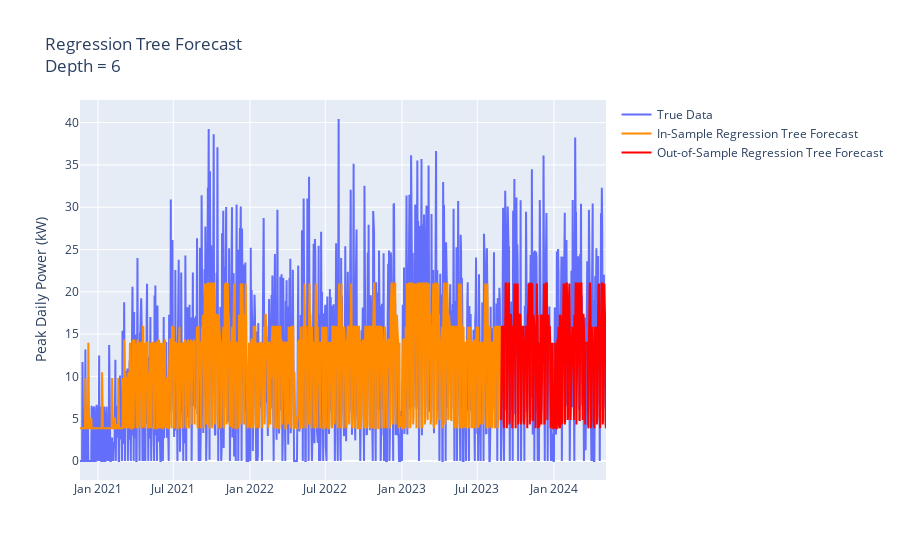

This figure's notebook cell:
### Code cell
# Create regressor object
reg_regressor = DecisionTreeRegressor(
    max_depth=grid.best_params_["estimator__max_depth"], 
    max_leaf_nodes=grid.best_params_["estimator__max_leaf_nodes"], 
    min_samples_leaf=grid.best_params_["estimator__min_samples_leaf"], 
    min_samples_split=grid.best_params_["estimator__min_samples_split"]
)

# Fit and predict model
reg_regressor.fit(X_train, Y_train)

dtree_test_predictions = reg_regressor.predict(X_test)

fig = go.Figure()
fig.add_trace(
    go.Scatter(x = dailydemand.index , y = dailydemand["peak_power_kW"], name = "True Data", hovertext=dailydemand["day"])
)
fig.add_trace(
    go.Scatter(x = X_train.index, y = reg_regressor.predict(X_train) , name = "In-Sample Regression Tree Forecast" , line= {"color":"#FF8C00"},hovertext=dailydemand["day"])
)
fig.add_trace(
    go.Scatter(x = X_test.index,
               y = dtree_test_predictions, name = "Out-of-Sample Regression Tree Forecast" , line= {"color":"Red"}, hovertext=dailydemand["day"].loc[dailydemand.index >= test.index[0]])
)
fig.update_layout({"title" : f"Regression Tree Forecast<br>Depth = {reg_regressor.get_depth()}" , "yaxis_title" : "Peak Daily Power (kW)"})
fig.show()
print(f'Train Set RMSE: {root_mean_squared_error(Y_train, reg_regressor.predict(X_train))} kW')
print(f'Test Set RMSE: {root_mean_squared_error(Y_test, dtree_test_predictions)} kW')

fig = plt.figure(figsize = (25,10))
tree.plot_tree(reg_regressor, feature_names=X_train.columns, filled=True, rounded=True)
plt.show()

### Figure 1 — Plotly figure (JSON) as saved in the notebook; plotly's stock layout.template omitted (floating-point values rounded to 4 significant figures; data arrays with more than 128 entries replaced by an {"elided": "..."} marker saying what was removed)
{"data": [{"hovertext": {"elided": "1264 str values"}, "name": "True Data", "type": "scatter", "x": {"elided": "1264 str values"}, "y": {"elided": "1264 float values"}}, {"hovertext": {"elided": "1264 str values"}, "line": {"color": "#FF8C00"}, "name": "In-Sample Regression Tree Forecast", "type": "scatter", "x": {"elided": "1011 str values"}, "y": {"elided": "1011 float values"}}, {"hovertext": {"elided": "253 str values"}, "line": {"color": "Red"}, "name": "Out-of-Sample Regression Tree Forecast", "type": "scatter", "x": {"elided": "253 str values"}, "y": {"elided": "253 float values"}}], "layout": {"title": {"text": "Regression Tree Forecast<br>Depth = 6"}, "yaxis": {"title": {"text": "Peak Daily Power (kW)"}}}}
